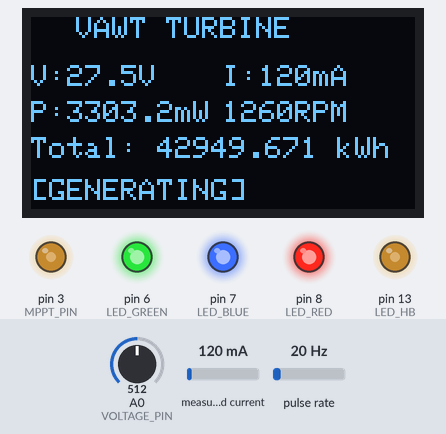
A sketch run on a simulated Arduino Nano, built with avr-gcc and run on an emulated ATmega328P. On the bench: 128×64 one-colour display, output pins drawn as LEDs (lit = HIGH). Wiring (inferred from the names in the program): pulse sensor: data pin 2. Dashed ring = blinking. The inputs (shaded band) are chosen by the test bench; at power-on: A0 (VOLTAGE_PIN) = 512, measured current 120 mA, pulse rate 20 Hz. What the sketch prints to the serial monitor is not drawn.

Above: at 1.87 s.
2.3 s: A0 (VOLTAGE_PIN) set to 18
At 3.36 s:
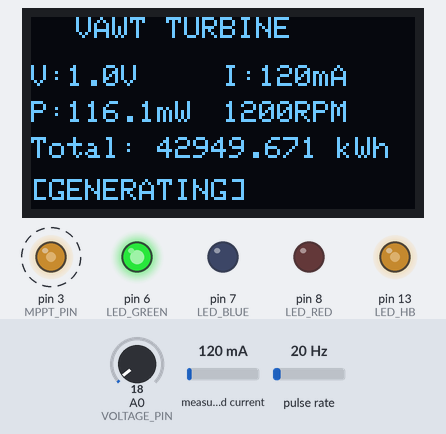
4.5 s: A0 (VOLTAGE_PIN) set to 13
At 5.36 s:
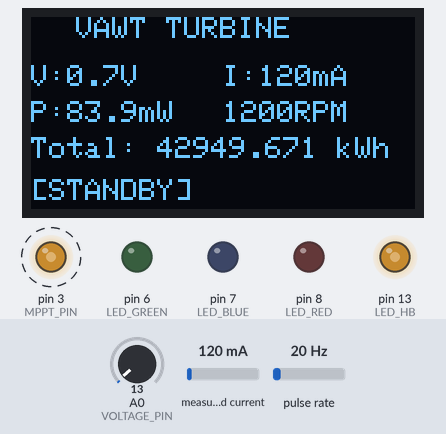
6.5 s: measured current set to 40 mA
At 7.36 s:
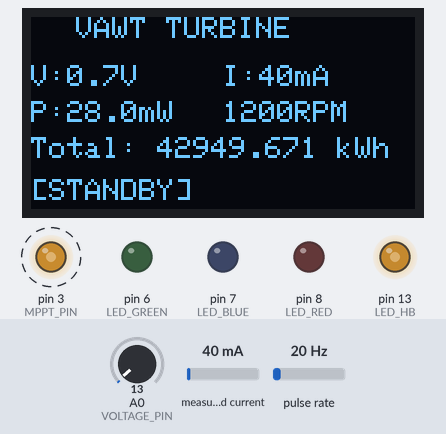
8.5 s: measured current set to 270 mA
At 9.36 s:
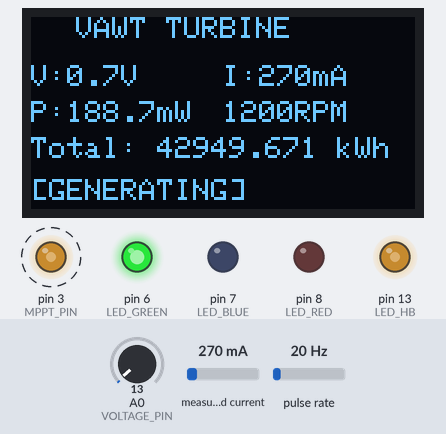
10.5 s: A0 (VOLTAGE_PIN) set to 0
At 11.36 s:
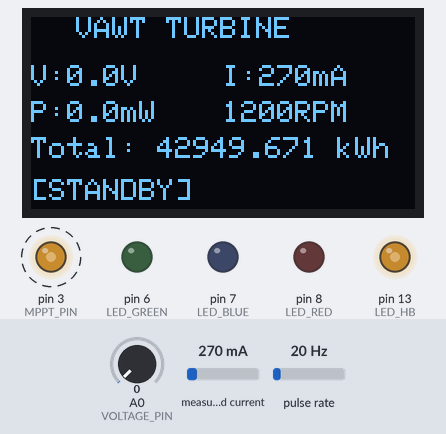
Timing chart, 0 to 25.6 s (numbered marks = the images above; inputs shaded):
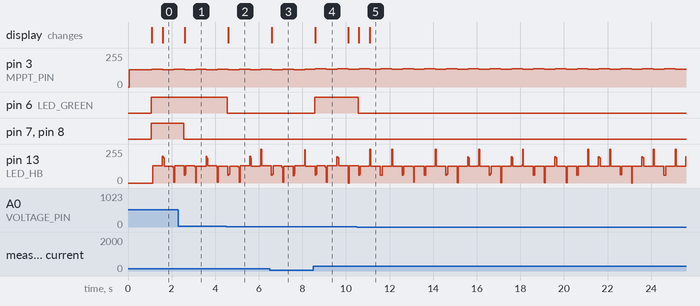

Measured:
- the behaviour switches between 16 and 15 on A0 (VOLTAGE_PIN) (found by bisection; images 1 and 2)
- after the input at 2.3 s, pin 7 (LED_BLUE), pin 8 (LED_RED): HIGH → LOW after 0.26 s; the display: changes after 0.30 s (image 1)
- after the input at 4.5 s, pin 6 (LED_GREEN): HIGH → LOW after 0.06 s; the display: changes after 0.10 s (image 2)
- after the input at 6.5 s, the display: changes after 0.10 s (image 3)
- after the input at 8.5 s, pin 6 (LED_GREEN): LOW → HIGH after 0.06 s; the display: changes after 0.10 s (image 4)
- after the input at 10.5 s, pin 6 (LED_GREEN): HIGH → LOW after 0.06 s; the display: first changes after 0.10 s (image 5 shows a later state)
- by itself, pin 3 (MPPT_PIN): alternates 138/255 for 0.50 s and 133/255 for 0.50 s

The sketch:

vawt_controller.ino
```cpp
/*
 * Desktop VAWT 50cm — Wind Turbine Controller Firmware
 * Arduino Nano (ATmega328P)
 *
 * Features:
 * - OLED display: V, I, P, RPM, cumulative kWh
 * - MPPT: Perturb & Observe algorithm
 * - Hall sensor RPM measurement
 * - INA219 current sensing
 * - LED status indicators
 * - Energy accumulation in EEPROM
 *
 * Hardware:
 * - A0: Voltage divider (100K/10K)
 * - A4/A5: I2C (INA219 + OLED SSD1306)
 * - D2: Hall sensor (interrupt)
 * - D3: MPPT PWM to MOSFET
 * - D6: LED Green (generating)
 * - D7: LED Blue (USB active)
 * - D8: LED Red (fault)
 * - D13: Heartbeat
 */

#include <Wire.h>
#include <Adafruit_SSD1306.h>
#include <Adafruit_INA219.h>
#include <EEPROM.h>

// Display
#define SCREEN_WIDTH 128
#define SCREEN_HEIGHT 64
Adafruit_SSD1306 display(SCREEN_WIDTH, SCREEN_HEIGHT, &Wire, -1);

// Current sensor
Adafruit_INA219 ina219;

// Pins
#define VOLTAGE_PIN   A0
#define HALL_PIN      2
#define MPPT_PIN      3
#define LED_GREEN     6
#define LED_BLUE      7
#define LED_RED       8
#define LED_HB        13

// Voltage divider ratio (100K + 10K)
#define V_DIV_RATIO   11.0

// EEPROM address for cumulative energy (Wh * 100)
#define EEPROM_ADDR_ENERGY  0

// Hall sensor
volatile unsigned long hall_count = 0;
volatile unsigned long last_hall_time = 0;
unsigned long rpm = 0;
unsigned long last_rpm_calc = 0;

// Measurements
float voltage = 0;
float current = 0;
float power = 0;
float energy_wh = 0;
unsigned long last_update = 0;
unsigned long last_mppt = 0;
int mppt_pwm = 128;
int mppt_direction = 1;
float last_power = 0;
bool heartbeat = false;

void setup() {
  Serial.begin(115200);

  // Pin modes
  pinMode(VOLTAGE_PIN, INPUT);
  pinMode(HALL_PIN, INPUT_PULLUP);
  pinMode(MPPT_PIN, OUTPUT);
  pinMode(LED_GREEN, OUTPUT);
  pinMode(LED_BLUE, OUTPUT);
  pinMode(LED_RED, OUTPUT);
  pinMode(LED_HB, OUTPUT);

  // Initialize I2C
  Wire.begin();

  // Initialize OLED
  if (!display.begin(SSD1306_SWITCHCAPVCC, 0x3C)) {
    Serial.println(F("SSD1306 init failed"));
    for (;;); // Halt
  }
  display.clearDisplay();
  display.setTextColor(SSD1306_WHITE);
  display.setTextSize(1);
  display.setCursor(0, 0);
  display.println(F("VAWT 50cm"));
  display.println(F("Booting..."));
  display.display();

  // Initialize INA219
  if (!ina219.begin()) {
    Serial.println(F("INA219 init failed"));
  }
  ina219.setCalibration_16V_400mA();

  // Hall sensor interrupt
  attachInterrupt(digitalPinToInterrupt(HALL_PIN), hall_isr, FALLING);

  // Load cumulative energy from EEPROM
  unsigned long raw_energy;
  EEPROM.get(EEPROM_ADDR_ENERGY, raw_energy);
  energy_wh = raw_energy / 100.0;

  // MPPT PWM init
  analogWrite(MPPT_PIN, mppt_pwm);

  delay(1000);
  Serial.println(F("VAWT Controller Ready"));
}

void loop() {
  unsigned long now = millis();

  // Read sensors every 500ms
  if (now - last_update >= 500) {
    last_update = now;

    // Read voltage via divider
    int raw_adc = analogRead(VOLTAGE_PIN);
    voltage = (raw_adc / 1023.0) * 5.0 * V_DIV_RATIO;

    // Read current from INA219
    current = ina219.getCurrent_mA() / 1000.0;  // Convert to Amps
    if (current < 0) current = 0;  // No reverse current

    // Calculate power
    power = voltage * current;

    // Accumulate energy (Wh)
    // E = P * dt, where dt = 0.5 seconds = 0.000139 hours
    energy_wh += power * 0.000139;

    // Save energy to EEPROM every 60 seconds
    if ((now / 1000) % 60 == 0) {
      unsigned long raw_energy = (unsigned long)(energy_wh * 100);
      EEPROM.put(EEPROM_ADDR_ENERGY, raw_energy);
    }

    // Update LEDs
    digitalWrite(LED_GREEN, power > 0.1 ? HIGH : LOW);
    digitalWrite(LED_BLUE, voltage > 4.5 ? HIGH : LOW);
    digitalWrite(LED_RED, voltage > 5.5 ? HIGH : LOW);

    // Update OLED
    update_display();

    Serial.print("V:"); Serial.print(voltage, 2);
    Serial.print(" I:"); Serial.print(current, 3);
    Serial.print(" P:"); Serial.print(power, 3);
    Serial.print(" RPM:"); Serial.print(rpm);
    Serial.print(" kWh:"); Serial.println(energy_wh / 1000.0, 4);
  }

  // Calculate RPM every second
  if (now - last_rpm_calc >= 1000) {
    last_rpm_calc = now;
    // RPM = pulses per second * 60 / pulses_per_revolution
    // We assume 1 magnet = 1 pulse per revolution
    unsigned long dt = now - (last_rpm_calc - 1000);
    rpm = hall_count * 60;
    hall_count = 0;
  }

  // MPPT update every 500ms
  if (now - last_mppt >= 500) {
    last_mppt = now;
    mppt_update();
  }

  // Heartbeat LED
  heartbeat = !heartbeat;
  digitalWrite(LED_HB, heartbeat ? HIGH : LOW);
}

void hall_isr() {
  hall_count++;
}

void mppt_update() {
  // Perturb & Observe MPPT
  float delta_power = power - last_power;

  if (abs(delta_power) < 0.001) {
    // Very small change - reduce step size
    mppt_direction = (delta_power > 0) ? mppt_direction : -mppt_direction;
  } else {
    mppt_direction = (delta_power > 0) ? mppt_direction : -mppt_direction;
  }

  // Adjust PWM
  mppt_pwm += mppt_direction * 5;

  // Clamp PWM
  if (mppt_pwm > 250) mppt_pwm = 250;
  if (mppt_pwm < 10) mppt_pwm = 10;

  analogWrite(MPPT_PIN, mppt_pwm);
  last_power = power;
}

void update_display() {
  display.clearDisplay();
  display.setTextSize(1);

  // Header
  display.setCursor(15, 0);
  display.println("VAWT TURBINE");

  // Voltage & Current
  display.setCursor(0, 16);
  display.print("V:");
  display.print(voltage, 1);
  display.print("V");
  display.setCursor(64, 16);
  display.print("I:");
  display.print(current * 1000, 0);
  display.print("mA");

  // Power & RPM
  display.setCursor(0, 28);
  display.print("P:");
  display.print(power * 1000, 1);
  display.print("mW");
  display.setCursor(64, 28);
  display.print(rpm);
  display.print("RPM");

  // Cumulative energy
  display.setCursor(0, 40);
  display.print("Total: ");
  if (energy_wh < 1.0) {
    display.print(energy_wh * 1000, 0);
    display.print(" Wh");
  } else {
    display.print(energy_wh / 1000.0, 3);
    display.print(" kWh");
  }

  // Status bar
  display.setCursor(0, 54);
  if (power > 0.1) {
    display.print("[GENERATING]");
  } else {
    display.print("[STANDBY]     ");
  }

  display.display();
}
```
